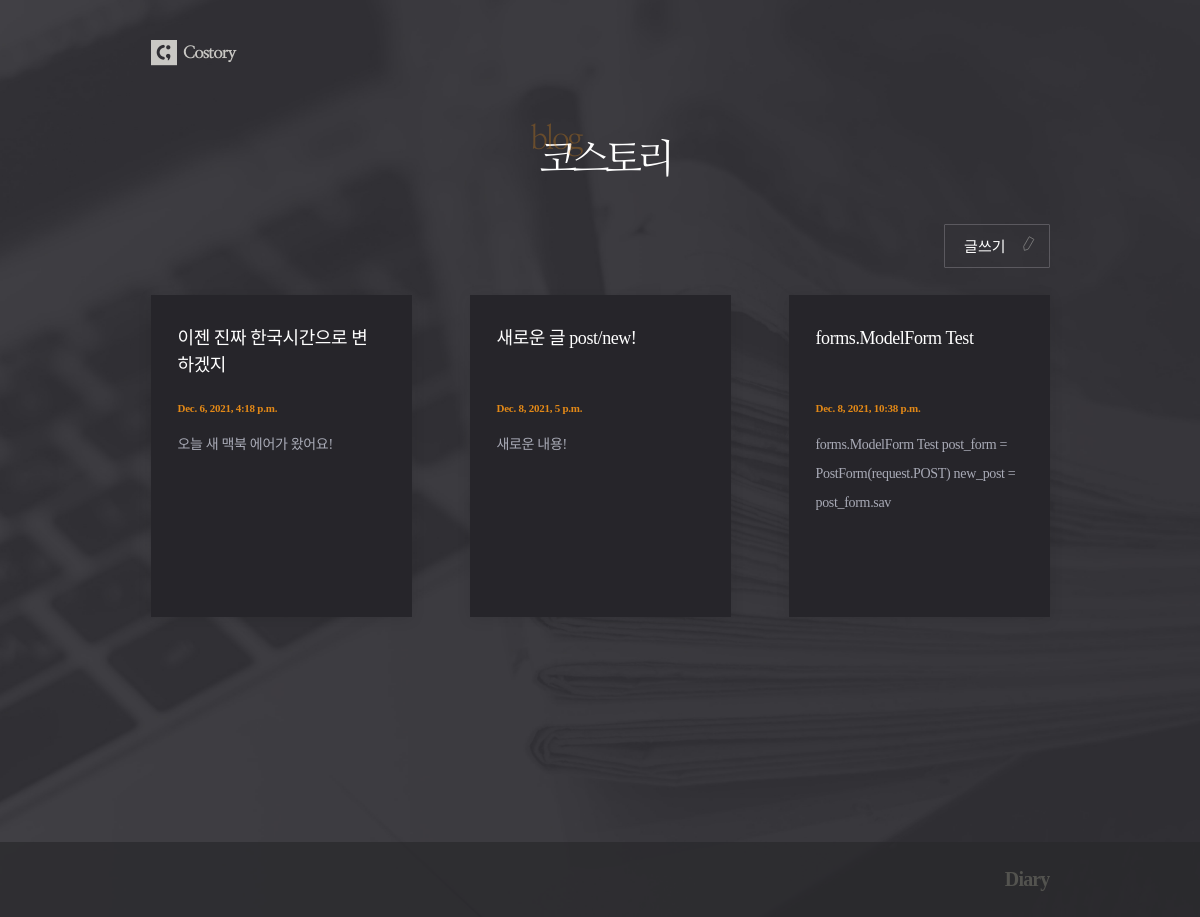
The app's page /posts/, older data.
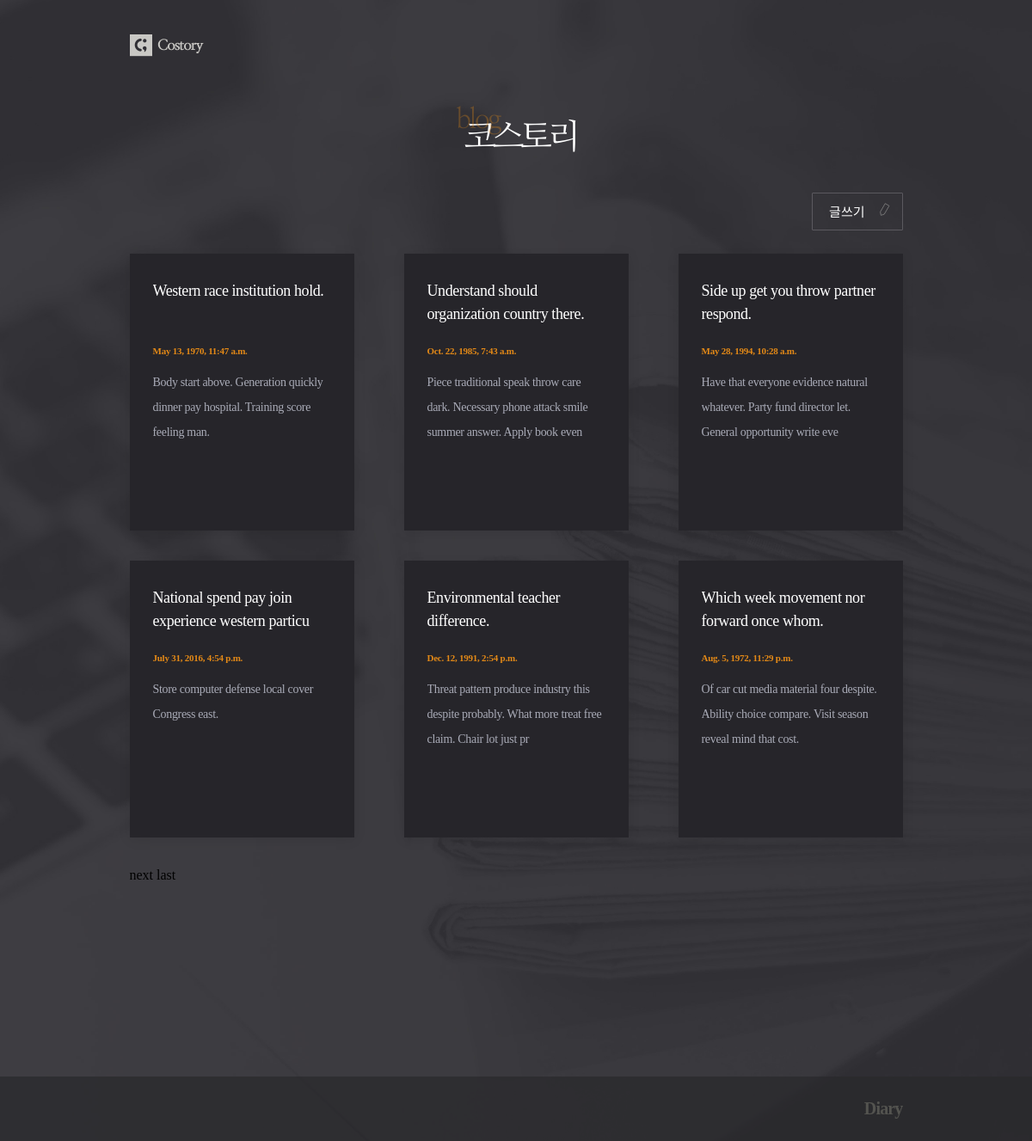
The same page, newer data.
### posts/models.py (models this page shows, shortened)
class Post(models.Model):
    title = models.CharField(max_length=50, unique=True, error_messages={'unique': '이미 동일한 제목으로 쓴 글이 있습니다.'})
    content = models.TextField(validators=[MinLengthValidator(10, '10자 이상 적어주세요!'),
                                           validate_symbols])
    dt_created = models.DateTimeField(verbose_name='Date Created', auto_now_add=True)
    dt_modified = models.DateTimeField(verbose_name='Date Modified', auto_now=True)

### posts/views.py (the view)
# urls.py: path('posts/', views.post_list, name='post-list'),
def post_list(request):
    posts = Post.objects.all()
    paginator = Paginator(posts, 6)
    curr_page_number = request.GET.get('page')
    if curr_page_number is None:
        curr_page_number = 1
    page = paginator.page(curr_page_number)
    return render(request, 'posts/post_list.html', {'page': page})

### posts/templates/posts/post_list.html (shortened to what this page needs)
{% extends 'posts/base.html' %}
{% load static %}
{% block css %}
    <link rel="stylesheet" href="{% static 'posts/css/post_list.css' %}">
{% endblock css %}
{% block logo_text %}
    <div id="header">
        <div class="container">
            <h1><img src="{% static 'posts/images/headertxt.png' %}"></h1>
        </div>
    </div>
{% endblock logo_text %}
{% block content %}
    <div class="btn_post">
        <a href="{% url 'post-create' %}">글쓰기</a>
    </div>
    {% if page.object_list %}
        <div class="post_container">
            {% for post in page.object_list %}
                <div class="post">
                    <a href="{% url 'post-detail' post.id %}">
                        <h2 class="title">{{ post.title }}</h2>
                        <p class="date">{{ post.dt_created }}</p>
                        <p class="text">{{ post.content|slice:":100" }}</p>
                    </a>
                </div>
            {% endfor %}
        </div>
        <div class="paginator">
            {% if page.has_next %}
                <a href="?page={{ page.next_page_number }}" class="next">next</a>
                <a href="?page={{ page.paginator.num_pages }}" class="last">last</a>
            {% endif %}
        </div>
    {% else %}
        <div class="blank">
            <p>보여줄 글이 없습니다.</p>
        </div>
    {% endif %}
{% endblock content %}

### posts/templates/posts/base.html (shortened to what this page needs)
{% load static %}
<!DOCTYPE html>
<html lang="en">
<head>
    {% block css %}
    {% endblock css %}
</head>
<body>
<div id="warp">
    <div id="header">
        <div id="nav">
            <div class="logo">
                <a href="{% url 'post-list' %}"><img src="{% static 'posts/images/logo.png' %}"></a>
            </div>
        </div>
    </div>
    {% block logo_text %}
    {% endblock logo_text %}
    <div id="content">
        <div class="container">
            {% block content %}
            {% endblock content %}
        </div>
    </div>
    <div id="footer">
        <div class="footer">
            <p>Diary</p>
        </div>
    </div>
</div>
</body>
</html>

### posts/static/posts/css/post_list.css (style rules this page uses)
* { font-family: 'Maple', NanumMyeongjo, serif; }
h1,h2,h3,p,a,ul,li { margin: 0; padding: 0; font-weight: 200; list-style: none; text-decoration: none; outline: none; color: black; }
html { position: relative; min-height: 100%; margin: 0; }
body { min-height: 100%; margin: 0; padding: 0; background: url(../images/bg.jpg) no-repeat center top/cover; -webkit-font-smoothing: antialiased; -moz-osx-font-smoothing: auto; }
img { margin: 0; padding: 0; border: 0; }
#nav { height: 60px; }
#header { margin: 23px 0 39px; }
#content { margin-bottom: 300px; }
#footer { position: absolute; left: 0; bottom: 0; width: 100%; height: 75px; background: rgba(41, 41, 44, 0.7); }
.container { width: 899px; margin: 0 auto; }
.logo { width: 65%; min-width: 899px; margin: 0 auto; padding-top: 17px; }
.logo img { width: 88px; }
h1 { text-align: center; }
h1 img { width: 139px; }
.btn_post { text-align: right; }
.btn_post a { display: inline-block; margin-bottom: 27px; padding: 10px 43px 11px 19px; font-size: 15px; color: #fff; border: 1px solid #5b595f; border-radius: 1px; background: url(../images/pen.svg)no-repeat 75px 11px/16px; }
.post_container { display: grid; margin-bottom: 35px; grid-template-columns: repeat(3,1fr); grid-auto-rows: minmax(322px, auto); grid-column-gap: 58px; grid-row-gap: 35px; }
.post { background: #26252a; padding: 30px 29px 40px 27px; box-shadow: 0 2px 14px 0 rgba(0, 0, 0, 0.09); }
.post h2 { height: 54px; font-size: 18px; color: #fff; line-height: 1.5; letter-spacing: -0.42px; overflow: hidden; text-overflow: ellipsis; display: -webkit-box; -webkit-line-clamp: 2; -webkit-box-orient: vertical; word-wrap:break-word; }
.post .date { margin: 23px 0 17px; font-size: 11px; font-weight: bold; color: #e38917; letter-spacing: -0.25px; }
.post .text { font-size: 14px; color: #a9abb7; line-height: 2.07; letter-spacing: -0.32px; overflow: hidden; text-overflow: ellipsis; display: -webkit-box; -webkit-line-clamp: 5; -webkit-box-orient: vertical; word-wrap:break-word; }
.footer { width: 65%; min-width: 899px; margin: 0 auto; }
.footer p { text-align: right; font-size: 20px; line-height: 75px; font-weight: 800; letter-spacing: -0.85px; color: #53534f; }

Row changes from the older to the newer data that the page shows:
removed Post: title "이젠 진짜 한국시간으로 변하겠지", dt_created "Dec. 6, 2021, 4:18 p.m.", content "오늘 새 맥북 에어가 왔어요!"
removed Post: title "새로운 글 post/new!", dt_created "Dec. 8, 2021, 5 p.m.", content "새로운 내용!"
removed Post: title "forms.ModelForm Test", dt_created "Dec. 8, 2021, 10:38 p.m.", content "forms.ModelForm Test post_form = PostForm(request.POST) new_post = post_form.sav"
added Post: title "Western race institution hold.", dt_created "May 13, 1970, 11:47 a.m.", content "Body start above. Generation quickly dinner pay hospital. Training score feeling man."
added Post: title "Understand should organization country there.", dt_created "Oct. 22, 1985, 7:43 a.m.", content "Piece traditional speak throw care dark. Necessary phone attack smile summer answer. Apply book even"
added Post: title "Side up get you throw partner respond.", dt_created "May 28, 1994, 10:28 a.m.", content "Have that everyone evidence natural whatever. Party fund director let. General opportunity write eve"
added Post: title "National spend pay join experience western particu", dt_created "July 31, 2016, 4:54 p.m.", content "Store computer defense local cover Congress east."
added Post: title "Environmental teacher difference.", dt_created "Dec. 12, 1991, 2:54 p.m.", content "Threat pattern produce industry this despite probably. What more treat free claim. Chair lot just pr"
added Post: title "Which week movement nor forward once whom.", dt_created "Aug. 5, 1972, 11:29 p.m.", content "Of car cut media material four despite. Ability choice compare. Visit season reveal mind that cost."
Text that changed along with them:
text now shown: "next last"
